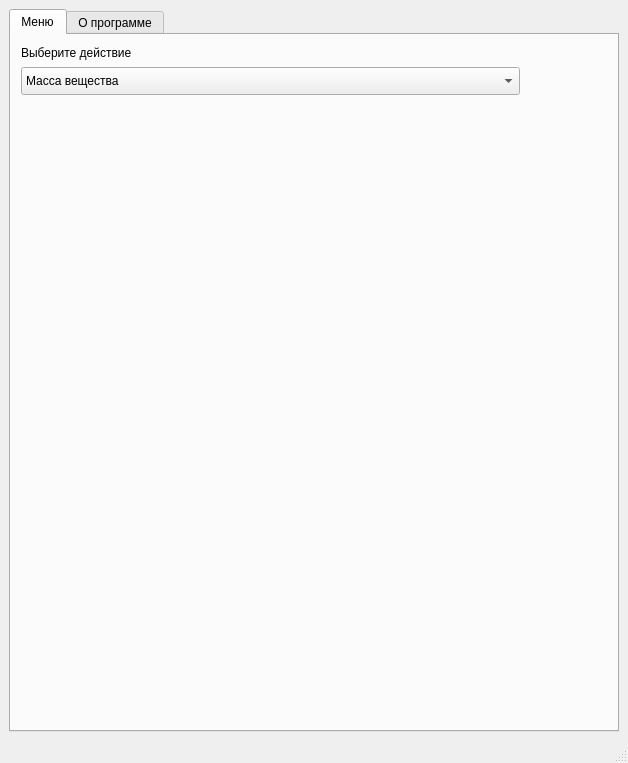
<?xml version="1.0" encoding="UTF-8"?>
<ui version="4.0">
 <class>MainWindow</class>
 <widget class="QMainWindow" name="MainWindow">
  <property name="geometry">
   <rect>
    <x>0</x>
    <y>0</y>
    <width>628</width>
    <height>763</height>
   </rect>
  </property>
  <property name="windowTitle">
   <string>Химический калькулятор</string>
  </property>
  <widget class="QWidget" name="centralwidget">
   <layout class="QHBoxLayout" name="horizontalLayout_2">
    <item>
     <widget class="QTabWidget" name="tabWidget">
      <property name="currentIndex">
       <number>0</number>
      </property>
      <widget class="QWidget" name="tab">
       <attribute name="title">
        <string>Меню</string>
       </attribute>
       <widget class="QLabel" name="label">
        <property name="geometry">
         <rect>
          <x>10</x>
          <y>10</y>
          <width>118</width>
          <height>16</height>
         </rect>
        </property>
        <property name="text">
         <string>Выберите действие</string>
        </property>
       </widget>
       <widget class="QComboBox" name="cbox">
        <property name="geometry">
         <rect>
          <x>10</x>
          <y>32</y>
          <width>499</width>
          <height>28</height>
         </rect>
        </property>
        <item>
         <property name="text">
          <string>Масса вещества</string>
         </property>
        </item>
        <item>
         <property name="text">
          <string>Вывод формулы вещества по отношению масс элементов в данном веществе</string>
         </property>
        </item>
        <item>
         <property name="text">
          <string>Вывод формулы вещества по массовым долям элементов</string>
         </property>
        </item>
        <item>
         <property name="text">
          <string>Таблица Менделеева</string>
         </property>
        </item>
        <item>
         <property name="text">
          <string>История</string>
         </property>
        </item>
       </widget>
      </widget>
      <widget class="QWidget" name="tab_2">
       <attribute name="title">
        <string>О программе</string>
       </attribute>
       <layout class="QHBoxLayout" name="horizontalLayout">
        <item>
         <widget class="QTextBrowser" name="textBrowser">
          <property name="html">
           <string>&lt;!DOCTYPE HTML PUBLIC &quot;-//W3C//DTD HTML 4.0//EN&quot; &quot;http://www.w3.org/TR/REC-html40/strict.dtd&quot;&gt;
&lt;html&gt;&lt;head&gt;&lt;meta name=&quot;qrichtext&quot; content=&quot;1&quot; /&gt;&lt;style type=&quot;text/css&quot;&gt;
p, li { white-space: pre-wrap; }
&lt;/style&gt;&lt;/head&gt;&lt;body style=&quot; font-family:'MS Shell Dlg 2'; font-size:7.8pt; font-weight:400; font-style:normal;&quot;&gt;
&lt;p style=&quot; margin-top:0px; margin-bottom:0px; margin-left:0px; margin-right:0px; -qt-block-indent:0; text-indent:0px; line-height:138%;&quot;&gt;&lt;a name=&quot;docs-internal-guid-3b73a9ec-7fff-84f1-c0c2-8d6fa189adbf&quot;&gt;&lt;/a&gt;&lt;span style=&quot; font-family:'Roboto Mono'; font-size:30pt; font-weight:696; color:#000000; background-color:transparent;&quot;&gt;Х&lt;/span&gt;&lt;span style=&quot; font-family:'Roboto Mono'; font-size:30pt; font-weight:696; color:#000000; background-color:transparent;&quot;&gt;имический калькулятор&lt;/span&gt;&lt;/p&gt;
&lt;p style=&quot; margin-top:0px; margin-bottom:0px; margin-left:0px; margin-right:0px; -qt-block-indent:0; text-indent:0px; line-height:138%;&quot;&gt;&lt;span style=&quot; font-family:'Roboto Mono'; font-size:10pt; color:#000000; background-color:transparent;&quot;&gt;Автор: Глушко Илья&lt;/span&gt;&lt;/p&gt;
&lt;p style=&quot; margin-top:0px; margin-bottom:0px; margin-left:0px; margin-right:0px; -qt-block-indent:0; text-indent:0px;&quot;&gt;&lt;span style=&quot; font-family:'Cantarell'; font-size:10pt;&quot;&gt;&lt;br /&gt;&lt;/span&gt;&lt;/p&gt;
&lt;p style=&quot; margin-top:0px; margin-bottom:0px; margin-left:0px; margin-right:0px; -qt-block-indent:0; text-indent:0px; line-height:138%;&quot;&gt;&lt;span style=&quot; font-family:'Roboto Mono'; font-size:10pt; color:#000000; background-color:transparent;&quot;&gt;Идея&lt;/span&gt;&lt;span style=&quot; font-family:'Roboto Mono'; font-size:14pt; color:#000000; background-color:transparent;&quot;&gt;: &lt;/span&gt;&lt;/p&gt;
&lt;p align=&quot;center&quot; style=&quot; margin-top:0px; margin-bottom:0px; margin-left:0px; margin-right:0px; -qt-block-indent:0; text-indent:0px; line-height:138%;&quot;&gt;&lt;span style=&quot; font-family:'Roboto Mono'; font-size:10pt; color:#000000; background-color:transparent;&quot;&gt;Эта программа разработана в помощь прохождения школьного курса химии. Она помогает решать некоторые задачи.&lt;/span&gt;&lt;/p&gt;
&lt;p style=&quot; margin-top:0px; margin-bottom:0px; margin-left:0px; margin-right:0px; -qt-block-indent:0; text-indent:0px;&quot;&gt;&lt;span style=&quot; font-family:'Cantarell'; font-size:10pt;&quot;&gt;&lt;br /&gt;&lt;/span&gt;&lt;/p&gt;
&lt;p style=&quot; margin-top:0px; margin-bottom:0px; margin-left:0px; margin-right:0px; -qt-block-indent:0; text-indent:0px; line-height:138%;&quot;&gt;&lt;span style=&quot; font-family:'Roboto Mono'; font-size:10pt; color:#000000; background-color:transparent;&quot;&gt;Возможности&lt;/span&gt;&lt;span style=&quot; font-family:'Roboto Mono'; font-size:12pt; color:#000000; background-color:transparent;&quot;&gt;:&lt;/span&gt;&lt;/p&gt;
&lt;ul style=&quot;margin-top: 0px; margin-bottom: 0px; margin-left: 0px; margin-right: 0px; -qt-list-indent: 1;&quot;&gt;&lt;li style=&quot; font-family:'Cantarell'; font-size:11pt; color:#000000; background-color:transparent;&quot; style=&quot; margin-top:0px; margin-bottom:0px; margin-left:0px; margin-right:0px; -qt-block-indent:0; text-indent:0px; line-height:138%;&quot;&gt;&lt;span style=&quot; font-size:10pt;&quot;&gt;Расчет массы вещества, отношения масс элементов и массовых долей элементов по формуле вещества&lt;/span&gt;&lt;/li&gt;
&lt;li style=&quot; font-family:'Cantarell'; font-size:10pt; color:#000000; background-color:transparent;&quot; style=&quot; margin-top:0px; margin-bottom:0px; margin-left:0px; margin-right:0px; -qt-block-indent:0; text-indent:0px; line-height:138%;&quot;&gt;Вывод формулы вещества по отношению масс элементов&lt;/li&gt;
&lt;li style=&quot; font-family:'Cantarell'; font-size:10pt; color:#000000; background-color:transparent;&quot; style=&quot; margin-top:0px; margin-bottom:0px; margin-left:0px; margin-right:0px; -qt-block-indent:0; text-indent:0px; line-height:138%;&quot;&gt;Вывод формулы вещества по массовым долям элементов&lt;/li&gt;
&lt;li style=&quot; font-family:'Cantarell'; font-size:10pt; color:#000000; background-color:transparent;&quot; style=&quot; margin-top:0px; margin-bottom:0px; margin-left:0px; margin-right:0px; -qt-block-indent:0; text-indent:0px; line-height:138%;&quot;&gt;История запросов&lt;/li&gt;
&lt;li style=&quot; font-family:'Cantarell'; font-size:10pt; color:#000000; background-color:transparent;&quot; style=&quot; margin-top:0px; margin-bottom:0px; margin-left:0px; margin-right:0px; -qt-block-indent:0; text-indent:0px; line-height:138%;&quot;&gt;Таблица Менделеева&lt;/li&gt;&lt;/ul&gt;&lt;/body&gt;&lt;/html&gt;</string>
          </property>
         </widget>
        </item>
       </layout>
      </widget>
     </widget>
    </item>
   </layout>
  </widget>
  <widget class="QMenuBar" name="menubar">
   <property name="geometry">
    <rect>
     <x>0</x>
     <y>0</y>
     <width>628</width>
     <height>26</height>
    </rect>
   </property>
  </widget>
  <widget class="QStatusBar" name="statusbar"/>
 </widget>
 <resources/>
 <connections/>
</ui>
